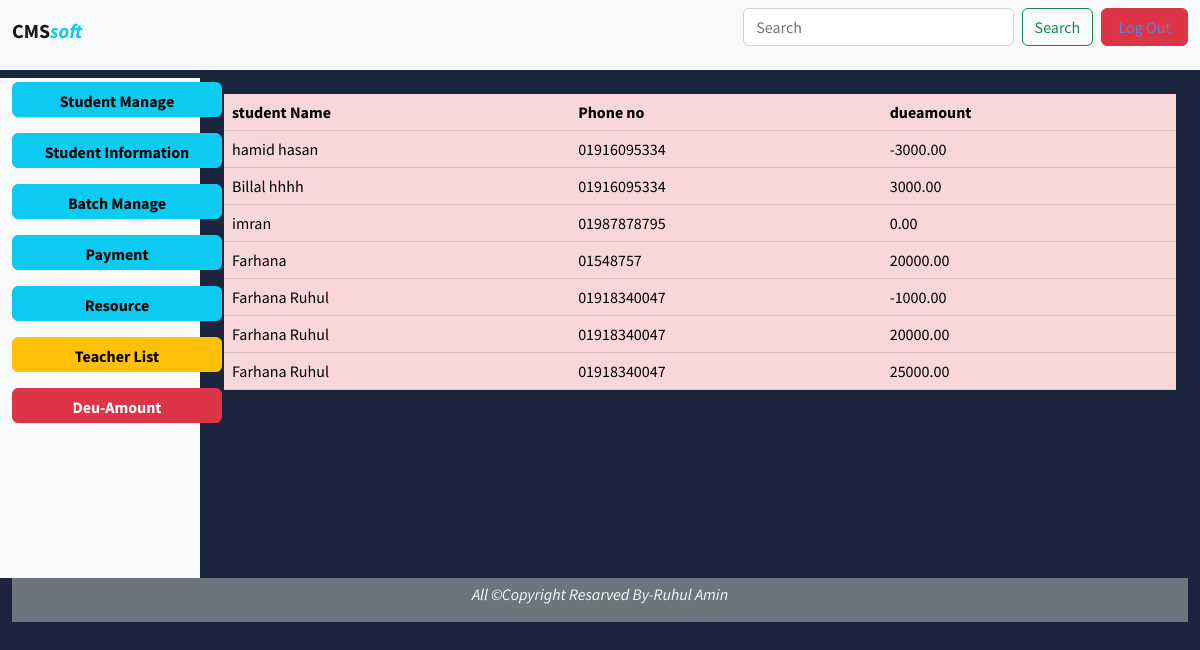
/deu-amount.php (signed in), run on the app's committed database.
### tables this page shows
CREATE TABLE `student` (
  `sid` int(10) NOT NULL,
  `bid` int(40) NOT NULL,
  `studentname` varchar(50) NOT NULL,
  `stdcontact` varchar(25) NOT NULL,
  `stdmail` varchar(60) NOT NULL,
  `stdimage` varchar(60) NOT NULL,
  `stdaddress` varchar(200) NOT NULL,
  `totalfee` float(10,2) NOT NULL,
  `collectedfee` float(10,2) NOT NULL,
  `dueamount` float(10,2) NOT NULL
);

### deu-amount.php (the view, shortened to what this page needs)
<?php
require_once('connectdb.php');
?>
<html>
    <body>
            <link href="https://cdn.jsdelivr.net/npm/bootstrap@5.2.2/dist/css/bootstrap.min.css" rel="stylesheet" >
            <link href="style.css" rel="stylesheet" >
    <div class="conteiner-fluid">
        <div>
          <nav class="navbar navbar-expand-lg bg-light">
        <div class="container-fluid">
          <h1>
          <a class="navbar-brand text-" href="deshboard.php"><b>CMS</b><span class="text-info"><b><i>soft</i></b> </span></a></h1>
          <form class="d-flex" role="search">
            <input class="form-control me-2" type="search" placeholder="Search" aria-label="Search">
            <div >
            <button class="btn btn-outline-success me-2" type="submit">Search</button>
            </div>
              <button class="btn btn-outline-danger bg-danger " type="button" style="height:38px;width:130px"><a href="logout.php">Log Out</a> </button>
            </form>
          </div>
        </div>
      </div>
      <div class="container-fluid mt-2">
          <div class="row">
              <div class="col-2 bg-light " style="height:500px">
            <p class="mt-1">
                <a href="student_manage.php">
                <button class="btn btn-info" type="button" name="menu-btn1"  style="width:210px;height:35px; align:center;">
                  <b>Student Manage</b>
                </button>
                </a>
              </p>
              <p class="mt-1">
                <a href="student-table.php">
                <button class="btn btn-info" type="button" name="menu-btn1"  style="width:210px;height:35px; align:center;">
                <b> Student Information</b>
                </button>
                </a>
              </p>
              <p class="mt-1">
                <a href="batch_manage.php">
                <button class="btn btn-info" type="button"  name="menu-btn2"   style="width:210px;height:35px; align:center;">
                 <b>Batch Manage</b>
                </button>
                </a>
              </p>
              <p class="mt-1">
                <a href="collection_manage.php">
                <button class="btn btn-info" type="button"  name="menu-btn2"   style="width:210px;height:35px; align:center;">
                 <b>Payment</b>
                </button>
                </a>
              </p>
              <p class="mt-1">
                <button class="btn btn-info" type="button"  name="menu-btn2"  style="width:210px;height:35px; align:center;">
                 <b>Resource</b>
                </button>
              </p>
              <p class="mt-1">
              <a href="teacher-manage.php">
                <button class="btn btn-warning" type="button"  name="menu-btn2"   style="width:210px;height:35px; align:center;">
                <b>Teacher List</b>
                </button>
                </a>
              </p>
              <p class="mt-1">
              <a href="deu-amount.php">
                <button class="btn btn-danger" type="button"  name="menu-btn2"   style="width:210px;height:35px; align:center;">
                <b>Deu-Amount</b>
                </button>
                </a>
              </p>
            </div>
            <div class="col-10 ">
              <div class=" container-fluid">
                <div class="row">
                <p>
                <table class="table table-danger table-hover">
                <thead>
                <tr>
                    <th>student Name</th>
                    <th>Phone no</th>
                    <th>dueamount</th>
                </tr>
                </thead>
                <tbody>
                    <?php
                    $sql2="SELECT * FROM student";
                    $result=mysqli_query($conn,$sql2);
                    while($rows2=mysqli_fetch_assoc($result))
                    {
                    ?>
                <tr>
                    <td><?php echo $rows2['studentname'];?></td>
                    <td><?php echo $rows2['stdcontact'];?></td>
                    <td><?php echo $rows2['dueamount'];?></td>
                </tr>
                <?php
                }
                ?>
                </tbody>
            </table>
                </p>
                 </div>
        </div>
    </div>
  </div>
  <div class="container-fluid bg-Secondary">
    <div class="row">
      <div class="col-12 text-center mt-1 text-light ">
        <p><i>All &copyCopyright Resarved By-Ruhul Amin</i></p>
      </div>
    </div>
  </div>
    </body>
</html>

### style.css (style rules this page uses)
body, html { font-family: 'Source Sans Pro', sans-serif; background-color: #1d243d; padding: 0; margin: 0; }
a { color: #5c7fda; text-decoration: none; }

### data on the page
student: studentname "hamid hasan", stdcontact "01916095334", dueamount "-3000.00"
student: studentname "Billal hhhh", stdcontact "01916095334", dueamount "3000.00"
student: studentname "imran", stdcontact "01987878795", dueamount "0.00"
student: studentname "Farhana", stdcontact "01548757", dueamount "20000.00"
student: studentname "Farhana Ruhul", stdcontact "01918340047", dueamount "-1000.00"
student: studentname "Farhana Ruhul", stdcontact "01918340047", dueamount "20000.00"
student: studentname "Farhana Ruhul", stdcontact "01918340047", dueamount "25000.00"
